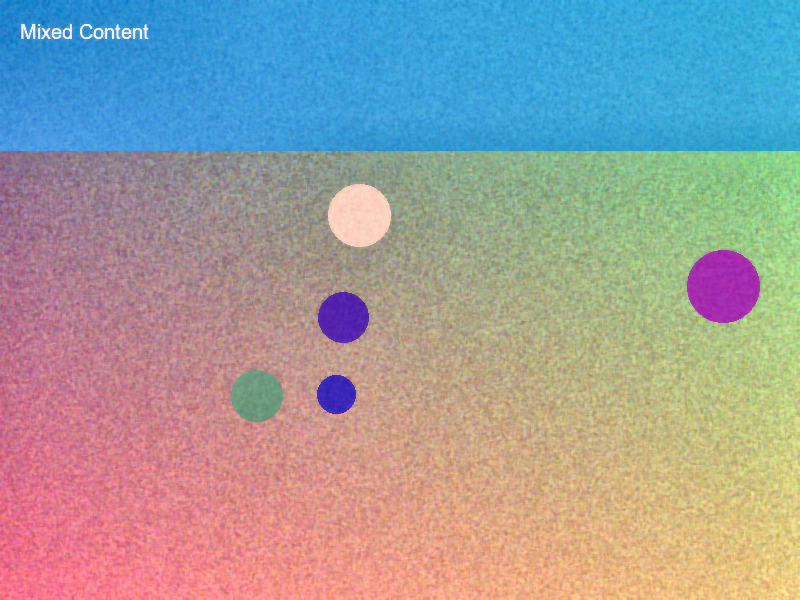
#> input picture Cursor-Composer-1/Project_A/output/test_run/images_optimized/input_001_optimized.png, 800 x 600 px, given as the content of the folder images_original, which was not available
$ python image_optimizer.py
#> lines starting #> are read from the running program, lines starting #| are printed output that depends on the picture; pictures that were not available may be replaced by others from this repository, and a replacement may not be noted
"""
UI/UX Image Optimizer Module
Performs visual enhancement on images focusing on layout, colors, clarity, and style consistency.
"""

import os
import numpy as np
from PIL import Image, ImageEnhance, ImageFilter, ImageOps
import cv2
from typing import Optional, Dict, Tuple, List
import json


class UIUXOptimizer:
    """Optimizes images for better UI/UX appearance."""

    def __init__(self, output_dir: str = "images_optimized"):
        self.output_dir = output_dir
        os.makedirs(output_dir, exist_ok=True)

    def optimize_image(self, input_path: str, output_filename: str) -> Optional[Dict]:
        """
        Optimize a single image for better UI/UX.

        Args:
            input_path: Path to the input image
            output_filename: Filename for the optimized output

        Returns:
            Dictionary with optimization metadata, or None if failed
        """
        try:
            # Load image
            img = Image.open(input_path)
            original_size = img.size
            original_format = img.format

            # Convert to RGB if necessary
            if img.mode != 'RGB':
                img = img.convert('RGB')

            # Apply optimization pipeline
            img = self._enhance_clarity(img)
            img = self._harmonize_colors(img)
            img = self._improve_layout(img)
            img = self._apply_style_consistency(img)
            img = self._denoise(img)

            # Save optimized image
            output_path = os.path.join(self.output_dir, output_filename)
            img.save(output_path, quality=95)

            metadata = {
                "input": input_path,
                "output": output_path,
                "original_size": original_size,
                "optimized_size": img.size,
                "original_format": original_format,
                "status": "success",
                "notes": self._generate_notes(original_size, img.size)
            }

            return metadata

        except Exception as e:
            return {
                "input": input_path,
                "output": None,
                "status": "failed",
                "error": str(e)
            }

    def _enhance_clarity(self, img: Image.Image) -> Image.Image:
        """Enhance image clarity and sharpness."""
        # Sharpen the image
        enhancer = ImageEnhance.Sharpness(img)
        img = enhancer.enhance(1.3)

        # Enhance contrast
        enhancer = ImageEnhance.Contrast(img)
        img = enhancer.enhance(1.1)

        return img

    def _harmonize_colors(self, img: Image.Image) -> Image.Image:
        """Harmonize colors for better visual consistency."""
        # Convert to numpy array for processing
        img_array = np.array(img)

        # Apply subtle color balance
        img_array = self._auto_white_balance(img_array)

        # Reduce color saturation if too harsh
        img = Image.fromarray(img_array)
        enhancer = ImageEnhance.Color(img)

        # Calculate average saturation
        hsv = img.convert('HSV')
        h, s, v = hsv.split()
        s_array = np.array(s)
        avg_saturation = np.mean(s_array)

        # If too saturated, reduce it
        if avg_saturation > 180:
            img = enhancer.enhance(0.7)
        elif avg_saturation < 50:
            img = enhancer.enhance(1.2)

        return img

    def _auto_white_balance(self, img_array: np.ndarray) -> np.ndarray:
        """Apply automatic white balance."""
        result = img_array.copy().astype(np.float32)

        for i in range(3):  # RGB channels
            channel = result[:, :, i]
            # Simple gray world assumption
            avg = np.mean(channel)
            if avg > 0:
                result[:, :, i] = np.clip(channel * (128 / avg), 0, 255)

        return result.astype(np.uint8)

    def _improve_layout(self, img: Image.Image) -> Image.Image:
        """Improve layout by adding consistent padding/margins."""
        width, height = img.size

        # Add padding for better spacing (5% on each side)
        padding_percent = 0.05
        padding_x = int(width * padding_percent)
        padding_y = int(height * padding_percent)

        # Create new image with padding
        new_width = width + 2 * padding_x
        new_height = height + 2 * padding_y

        # Use a neutral background color
        bg_color = self._get_dominant_background_color(img)
        new_img = Image.new('RGB', (new_width, new_height), bg_color)

        # Paste original image with padding
        new_img.paste(img, (padding_x, padding_y))

        return new_img

    def _get_dominant_background_color(self, img: Image.Image) -> Tuple[int, int, int]:
        """Get the dominant background color (from edges)."""
        # Sample edges
        width, height = img.size
        edge_pixels = []

        # Top and bottom edges
        for x in range(0, width, 10):
            edge_pixels.append(img.getpixel((x, 0)))
            edge_pixels.append(img.getpixel((x, height - 1)))

        # Left and right edges
        for y in range(0, height, 10):
            edge_pixels.append(img.getpixel((0, y)))
            edge_pixels.append(img.getpixel((width - 1, y)))

        # Calculate average
        avg_r = int(np.mean([p[0] for p in edge_pixels]))
        avg_g = int(np.mean([p[1] for p in edge_pixels]))
        avg_b = int(np.mean([p[2] for p in edge_pixels]))

        # Lighten the color slightly for better appearance
        avg_r = min(255, int(avg_r * 1.1))
        avg_g = min(255, int(avg_g * 1.1))
        avg_b = min(255, int(avg_b * 1.1))

        return (avg_r, avg_g, avg_b)

    def _apply_style_consistency(self, img: Image.Image) -> Image.Image:
        """Apply consistent styling (soft shadows, rounded aesthetics)."""
        # Apply subtle blur to harsh edges
        img = img.filter(ImageFilter.SMOOTH_MORE)

        # Apply subtle brightness adjustment
        enhancer = ImageEnhance.Brightness(img)
        img = enhancer.enhance(1.05)

        return img

    def _denoise(self, img: Image.Image) -> Image.Image:
        """Remove noise from the image."""
        # Convert to numpy array
        img_array = np.array(img)

        # Apply bilateral filter (preserves edges while denoising)
        denoised = cv2.bilateralFilter(img_array, 9, 75, 75)

        return Image.fromarray(denoised)

    def _generate_notes(self, original_size: Tuple[int, int],
                       optimized_size: Tuple[int, int]) -> str:
        """Generate notes about the optimization."""
        notes = []

        notes.append("Enhanced clarity and sharpness")
        notes.append("Harmonized color palette")
        notes.append("Improved layout spacing")
        notes.append("Applied style consistency")
        notes.append("Reduced image noise")

        if optimized_size != original_size:
            notes.append(f"Adjusted dimensions from {original_size} to {optimized_size}")

        return "; ".join(notes)

    def optimize_batch(self, input_dir: str, file_pattern: str = "*.png") -> Dict:
        """
        Optimize all images in a directory.

        Args:
            input_dir: Directory containing input images
            file_pattern: Pattern to match files (default: *.png)

        Returns:
            Dictionary with batch processing results
        """
        import glob

        pattern = os.path.join(input_dir, file_pattern)
        input_files = glob.glob(pattern)

        results = {
            "total": len(input_files),
            "successful": 0,
            "failed": 0,
            "images": []
        }

        for input_path in input_files:
            filename = os.path.basename(input_path)
            base_name = os.path.splitext(filename)[0]
            output_filename = f"{base_name}_optimized.png"

            metadata = self.optimize_image(input_path, output_filename)

            if metadata and metadata["status"] == "success":
                results["successful"] += 1
            else:
                results["failed"] += 1

            results["images"].append(metadata)

        return results


class ComparisonGenerator:
    """Generates before/after comparison images."""

    def __init__(self, output_dir: str = "images_comparison"):
        self.output_dir = output_dir
        os.makedirs(output_dir, exist_ok=True)

    def generate_comparison(self, original_path: str, optimized_path: str,
                          output_filename: str) -> Optional[str]:
        """
        Generate a side-by-side comparison image.

        Args:
            original_path: Path to original image
            optimized_path: Path to optimized image
            output_filename: Filename for comparison output

        Returns:
            Path to comparison image, or None if failed
        """
        try:
            # Load images
            img_original = Image.open(original_path)
            img_optimized = Image.open(optimized_path)

            # Convert to RGB
            if img_original.mode != 'RGB':
                img_original = img_original.convert('RGB')
            if img_optimized.mode != 'RGB':
                img_optimized = img_optimized.convert('RGB')

            # Resize to same height for comparison
            max_height = max(img_original.height, img_optimized.height)

            if img_original.height != max_height:
                ratio = max_height / img_original.height
                new_width = int(img_original.width * ratio)
                img_original = img_original.resize((new_width, max_height),
                                                   Image.Resampling.LANCZOS)

            if img_optimized.height != max_height:
                ratio = max_height / img_optimized.height
                new_width = int(img_optimized.width * ratio)
                img_optimized = img_optimized.resize((new_width, max_height),
                                                     Image.Resampling.LANCZOS)

            # Create comparison image
            gap = 20
            label_height = 40
            total_width = img_original.width + gap + img_optimized.width
            total_height = max_height + label_height

            comparison = Image.new('RGB', (total_width, total_height), 'white')

            # Paste images
            comparison.paste(img_original, (0, label_height))
            comparison.paste(img_optimized, (img_original.width + gap, label_height))

            # Add labels
            from PIL import ImageDraw
            draw = ImageDraw.Draw(comparison)

            # Draw labels
            draw.rectangle([0, 0, img_original.width, label_height],
                          fill='#3498db')
            draw.rectangle([img_original.width + gap, 0, total_width, label_height],
                          fill='#2ecc71')

            draw.text((10, 10), "ORIGINAL", fill='white')
            draw.text((img_original.width + gap + 10, 10), "OPTIMIZED", fill='white')

            # Save comparison
            output_path = os.path.join(self.output_dir, output_filename)
            comparison.save(output_path, quality=95)

            return output_path

        except Exception as e:
            print(f"Failed to generate comparison: {e}")
            return None

    def generate_batch_comparisons(self, results: Dict) -> List[str]:
        """Generate comparisons for all successful optimizations."""
        comparison_paths = []

        for img_data in results["images"]:
            if img_data["status"] == "success":
                original = img_data["input"]
                optimized = img_data["output"]

                base_name = os.path.splitext(os.path.basename(original))[0]
                comparison_filename = f"{base_name}_comparison.png"

                comparison_path = self.generate_comparison(
                    original, optimized, comparison_filename
                )

                if comparison_path:
                    comparison_paths.append(comparison_path)
                    img_data["comparison"] = comparison_path

        return comparison_paths


def main():
    """Main optimization pipeline."""
    print("Starting UI/UX Image Optimization Pipeline...")

    # Initialize optimizer
    optimizer = UIUXOptimizer("images_optimized")

    # Optimize all images
    print("\nOptimizing images...")
    results = optimizer.optimize_batch("images_original", "*.png")
#> in optimize_image, img is the input picture: PIL image 800x600 RGB; mean R, G, B 156.7, 157.4, 157.4
#> the loop in _auto_white_balance, `for i in range(3):` made 3 passes
#> avg on passes 1 to 3: 155.5, 156.5, 156.5
#> pass 1, in _auto_white_balance, `channel = result[:, :, i]`:
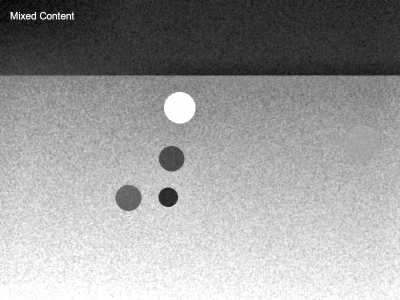
#> channel: shape (600, 800) float32 (shown at 1/2 size); min 0, max 255, mean 155.5
#> after the loop in _auto_white_balance, `for i in range(3):`:
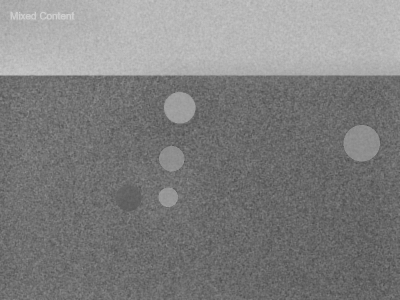
#> channel: shape (600, 800) float32 (shown at 1/2 size); min 67.06, max 208.5, mean 128
#> after the loop in _auto_white_balance, `for i in range(3):`:
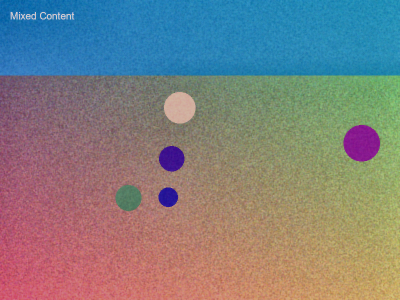
#> result: shape (600, 800, 3) float32 (shown at 1/2 size); mean R, G, B 127.9, 128, 128
#> in _harmonize_colors, `h, s, v = hsv.split()`:
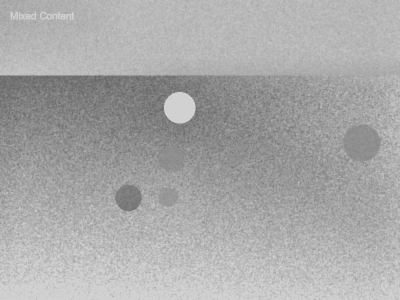
#> v: PIL image 800x600 L (shown at 1/2 size); min 93, max 209, mean 168.7
#> in _harmonize_colors, `avg_saturation = np.mean(s_array)`: avg_saturation = 120
#> after the loop in _get_dominant_background_color, `for x in range(0, width, 10):`: edge_pixels = 160 items, first 6: (23, 112, 167), (209, 81, 110), (0, 103, 170), (209, 110, 142), (15, 108, 170), (209, 94, 116)
#> after the loop in _get_dominant_background_color, `for y in range(0, height, 10):`: edge_pixels = 280 items, first 6: (23, 112, 167), (209, 81, 110), (0, 103, 170), (209, 110, 142), (15, 108, 170), (209, 94, 116)
#> in _get_dominant_background_color, `avg_r = int(np.mean([p[0] for p in edge_pixels]))`: avg_r = 121
#> in _get_dominant_background_color, `avg_g = int(np.mean([p[1] for p in edge_pixels]))`: avg_g = 129
#> in _get_dominant_background_color, `avg_b = int(np.mean([p[2] for p in edge_pixels]))`: avg_b = 138
#> in _get_dominant_background_color, `avg_r = min(255, int(avg_r * 1.1))`: avg_r = 133
#> in _get_dominant_background_color, `avg_g = min(255, int(avg_g * 1.1))`: avg_g = 141
#> in _get_dominant_background_color, `avg_b = min(255, int(avg_b * 1.1))`: avg_b = 151
#> in _improve_layout, `bg_color = self._get_dominant_background_color(img)`: bg_color = (133, 141, 151)
#> in _improve_layout, `new_img = Image.new('RGB', (new_width, new_height), bg_color)`:
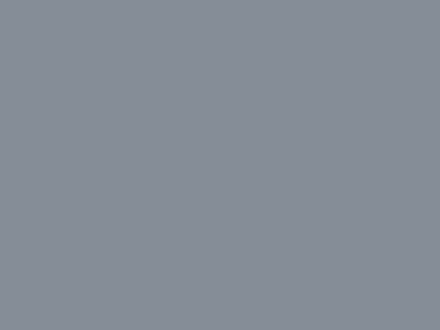
#> new_img: PIL image 880x660 RGB (shown at 1/2 size); mean R, G, B 133, 141, 151

    print(f"\nOptimization Results:")
    print(f"  Total: {results['total']}")
    print(f"  Successful: {results['successful']}")
    print(f"  Failed: {results['failed']}")

    # Generate comparisons
    print("\nGenerating comparison images...")
    comparator = ComparisonGenerator("images_comparison")
    comparisons = comparator.generate_batch_comparisons(results)
#> in generate_comparison, `comparison.paste(img_original, (0, label_height))`:
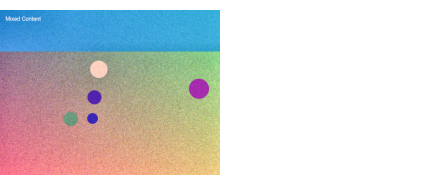
#> comparison: PIL image 1780x700 RGB (shown at 1/4 size); mean R, G, B 209.2, 209.5, 209.5
#> in generate_comparison, `comparison.save(output_path, quality=95)`:
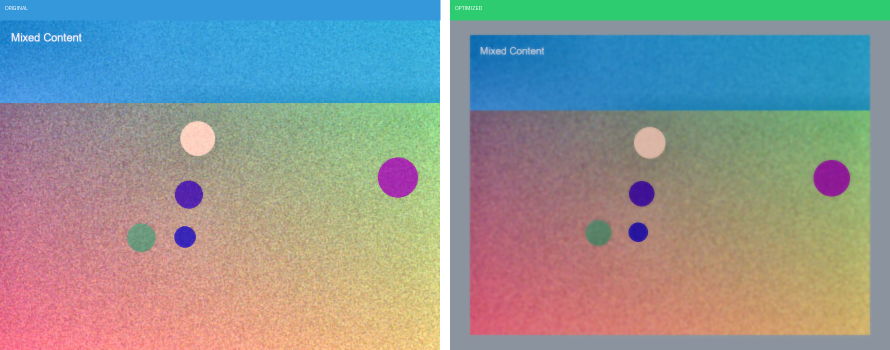
#> saved as input_001_optimized_comparison.png: PIL image 1780x700 RGB (shown at 1/2 size); mean R, G, B 141.3, 149.7, 149.8
    print(f"  Generated {len(comparisons)} comparison images")

    # Save results to JSON
    output_json = "results/optimization_results.json"
    os.makedirs("results", exist_ok=True)

    with open(output_json, 'w') as f:
        json.dump(results, f, indent=2)

    print(f"\nResults saved to: {output_json}")
    print("Pipeline completed successfully!")


if __name__ == "__main__":
    main()

$ run again, on Cursor-Composer-1/Project_A/output/test_run/images_optimized/input_005_optimized.png
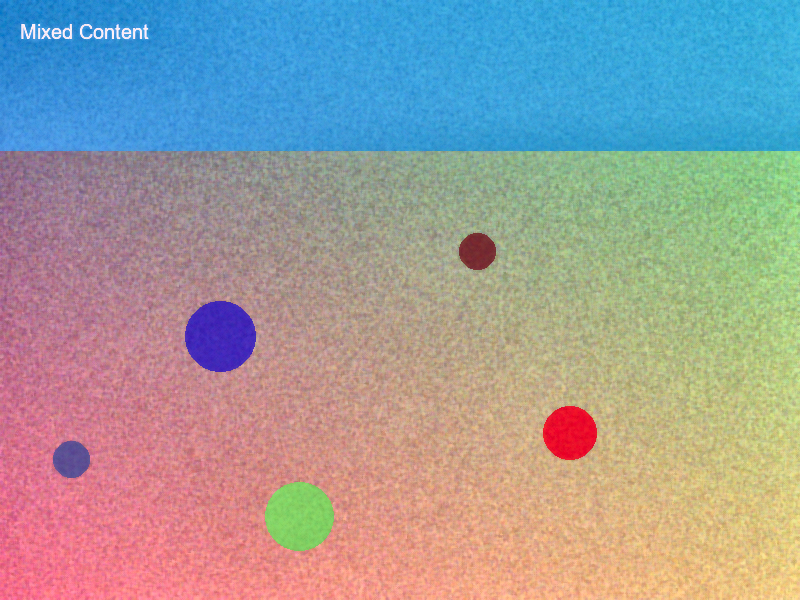
#> input picture Cursor-Composer-1/Project_A/output/test_run/images_optimized/input_005_optimized.png, 800 x 600 px, given as the content of the folder images_original, which was not available
#> in optimize_image, img is the input picture: PIL image 800x600 RGB; mean R, G, B 155.9, 156.5, 156.6
#> the loop in _auto_white_balance, `for i in range(3):` made 3 passes
#> avg on passes 1 to 3: 154.8, 155.7, 155.8
#> hsv: PIL image 800x600 HSV; mean H, S, V 107.6, 120.3, 169.7
#> in _harmonize_colors, `h, s, v = hsv.split()`:
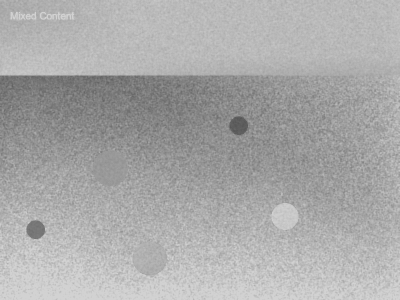
#> v: PIL image 800x600 L (shown at 1/2 size); min 83, max 210, mean 169.7
#> avg_saturation = 120.3
#> after the loop in _get_dominant_background_color, `for x in range(0, width, 10):`: edge_pixels = 160 items, first 6: (23, 113, 182), (210, 93, 123), (14, 115, 178), (210, 94, 131), (7, 110, 177), (210, 78, 110)
#> after the loop in _get_dominant_background_color, `for y in range(0, height, 10):`: edge_pixels = 280 items, first 6: (23, 113, 182), (210, 93, 123), (14, 115, 178), (210, 94, 131), (7, 110, 177), (210, 78, 110)
#> in _get_dominant_background_color, `avg_r = int(np.mean([p[0] for p in edge_pixels]))`: avg_r = 123
#> in _get_dominant_background_color, `avg_g = int(np.mean([p[1] for p in edge_pixels]))`: avg_g = 130
#> in _get_dominant_background_color, `avg_b = int(np.mean([p[2] for p in edge_pixels]))`: avg_b = 140
#> in _get_dominant_background_color, `avg_r = min(255, int(avg_r * 1.1))`: avg_r = 135
#> in _get_dominant_background_color, `avg_g = min(255, int(avg_g * 1.1))`: avg_g = 143
#> in _get_dominant_background_color, `avg_b = min(255, int(avg_b * 1.1))`: avg_b = 154
#> bg_color = (135, 143, 154)
#> in generate_comparison, `comparison.save(output_path, quality=95)`:
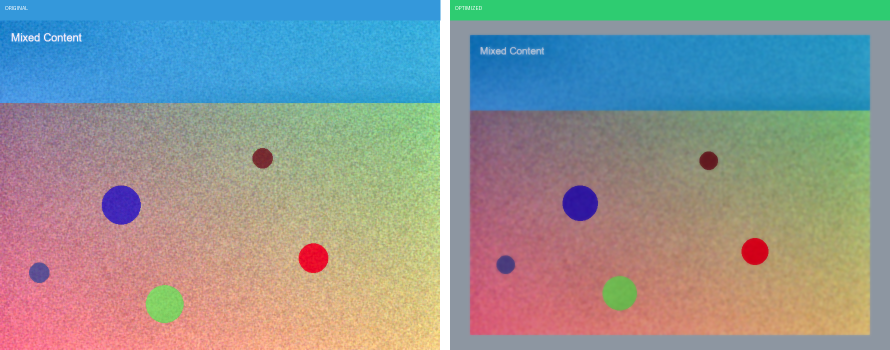
#> saved as input_005_optimized_comparison.png: PIL image 1780x700 RGB (shown at 1/2 size); mean R, G, B 141, 149.5, 149.6
